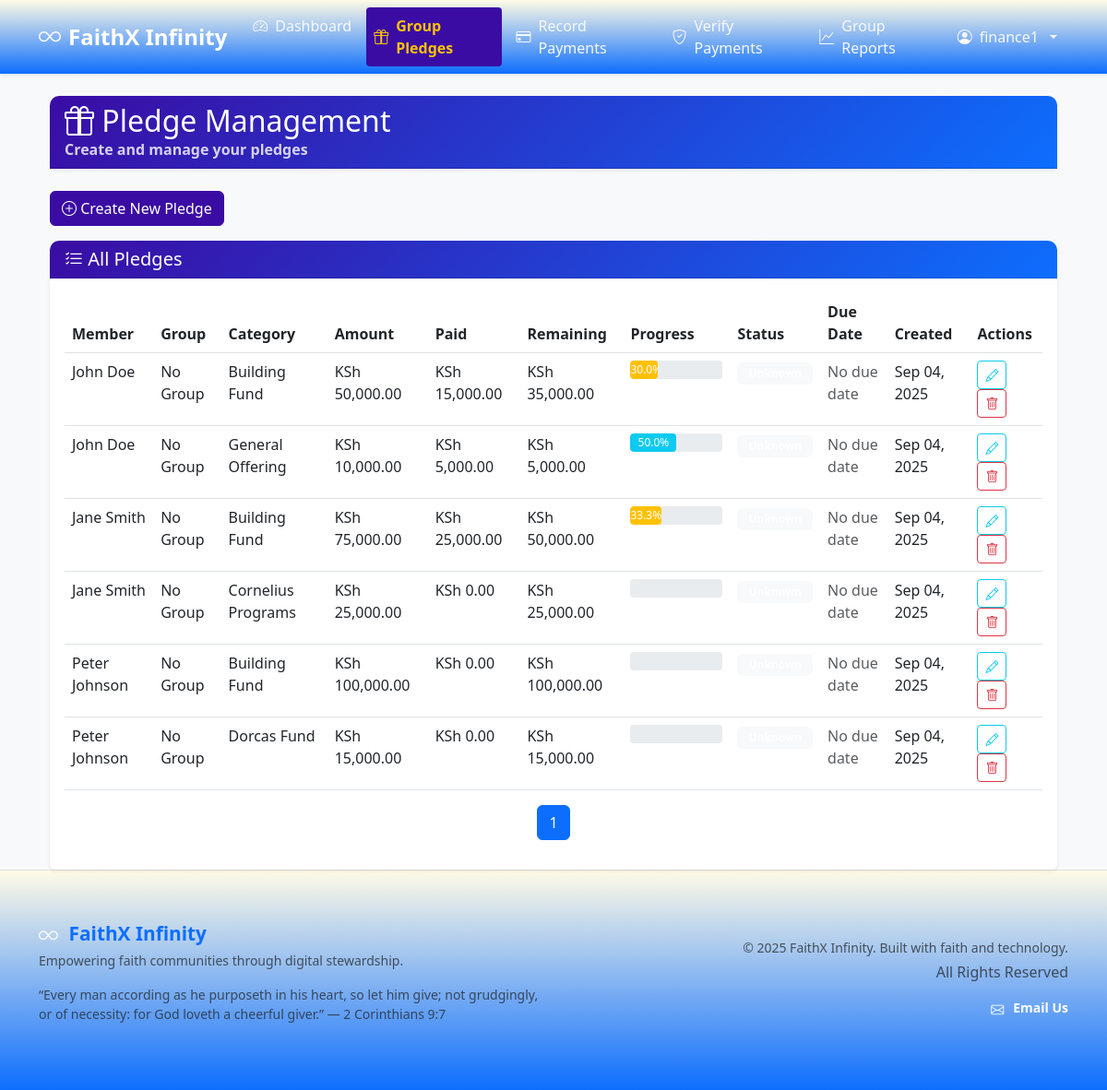
/index.php?page=pledges (signed in), run on the app's committed database.
### tables this page shows
CREATE TABLE IF NOT EXISTS pledges (
    pledge_id INT AUTO_INCREMENT PRIMARY KEY,
    member_id INT NOT NULL,
    group_id INT,
    category_id INT,
    amount DECIMAL(12,2) NOT NULL,
    pledge_date DATE NOT NULL,
    due_date DATE,
    target_date DATE,
    payment_schedule ENUM('weekly','monthly','quarterly','annually','one_time') DEFAULT 'one_time',
    installment_amount DECIMAL(12,2),
    notes TEXT,
    status ENUM('active','pending','completed','delayed','cancelled','overdue','on_hold') DEFAULT 'active',
    reminder_sent TINYINT(1) DEFAULT 0,
    last_reminder_date DATE,
    reminder_count INT DEFAULT 0,
    modification_count INT DEFAULT 0,
    last_modified_date DATE,
    created_by INT,
    approved_by INT,
    approval_date TIMESTAMP NULL,
    created_at TIMESTAMP DEFAULT CURRENT_TIMESTAMP,
    updated_at TIMESTAMP DEFAULT CURRENT_TIMESTAMP ON UPDATE CURRENT_TIMESTAMP,
    FOREIGN KEY (member_id) REFERENCES members(member_id),
    FOREIGN KEY (group_id) REFERENCES groups(group_id),
    FOREIGN KEY (category_id) REFERENCES pledge_categories(category_id),
    FOREIGN KEY (created_by) REFERENCES users(user_id),
    FOREIGN KEY (approved_by) REFERENCES users(user_id)
);

CREATE TABLE IF NOT EXISTS members (
    member_id INT AUTO_INCREMENT PRIMARY KEY,
    user_id INT NOT NULL,
    first_name VARCHAR(100),
    last_name VARCHAR(100),
    phone VARCHAR(20),
    group_id INT,
    join_date DATE,
    joined_at TIMESTAMP DEFAULT CURRENT_TIMESTAMP,
    FOREIGN KEY (user_id) REFERENCES users(user_id),
    FOREIGN KEY (group_id) REFERENCES groups(group_id)
);

CREATE TABLE IF NOT EXISTS pledge_categories (
    category_id INT AUTO_INCREMENT PRIMARY KEY,
    group_id INT,
    category_name VARCHAR(100) NOT NULL,
    description TEXT,
    is_active TINYINT(1) DEFAULT 1,
    created_by INT,
    created_at TIMESTAMP DEFAULT CURRENT_TIMESTAMP,
    FOREIGN KEY (group_id) REFERENCES groups(group_id),
    FOREIGN KEY (created_by) REFERENCES users(user_id)
);

### views/pledges.php (the view, shortened to what this page needs)
<?php
$user_id = $_SESSION['user_id'];
$role = $_SESSION['role'];
$page = isset($_GET['p']) ? (int)$_GET['p'] : 1;
$limit = 10;
$offset = ($page - 1) * $limit;
$pledges = [];
try {
    $count_sql = "SELECT COUNT(*) FROM pledges p";
    $sql = "SELECT p.*, pc.category_name, m.first_name, m.last_name, g.group_name, COALESCE(SUM(t.amount_paid), 0) as paid_amount, (p.amount - COALESCE(SUM(t.amount_paid), 0)) as remaining_amount FROM pledges p JOIN members m ON p.member_id = m.member_id LEFT JOIN pledge_categories pc ON p.category_id = pc.category_id LEFT JOIN groups g ON p.group_id = g.group_id LEFT JOIN transactions t ON p.pledge_id = t.pledge_id";
    $stmt = $pdo->prepare($count_sql);
    if ($role !== 'system_admin' && $role !== 'finance_officer' && $role !== 'chief_finance_officer') {
        $stmt->execute([$user_id]);
    }
    else {
        $stmt->execute();
    }
    $total_pledges = $stmt->fetchColumn();
    $total_pages = ceil($total_pledges / $limit);
    $sql .= " GROUP BY p.pledge_id ORDER BY p.created_at DESC LIMIT ? OFFSET ?";
    $stmt = $pdo->prepare($sql);
    if ($role !== 'system_admin' && $role !== 'finance_officer' && $role !== 'chief_finance_officer') {
        $stmt->bindValue(1, $user_id, PDO::PARAM_INT);
        $stmt->bindValue(2, $limit, PDO::PARAM_INT);
        $stmt->bindValue(3, $offset, PDO::PARAM_INT);
    } else {
        $stmt->bindValue(1, $limit, PDO::PARAM_INT);
        $stmt->bindValue(2, $offset, PDO::PARAM_INT);
    }
    $stmt->execute();
    $pledges = $stmt->fetchAll(PDO::FETCH_ASSOC);
} catch (Exception $e) {
    $error_message = "Error loading pledges: " . $e->getMessage();
}
?>
<div class="container-fluid">
    <div class="row mb-4">
        <div class="col-12">
            <div class="card">
                <div class="card-header gradient-header">
                    <h2 class="mb-0"><i class="bi bi-gift"></i> Pledge Management</h2>
                    <p class="mb-0">Create and manage your pledges</p>
                </div>
            </div>
        </div>
    </div>
    <div class="row mb-3">
        <div class="col-12">
            <button class="btn btn-primary" data-bs-toggle="modal" data-bs-target="#createPledgeModal">
                <i class="bi bi-plus-circle"></i> Create New Pledge
            </button>
        </div>
    </div>
    <div class="row">
        <div class="col-12">
            <div class="card">
                <div class="card-header gradient-header">
                    <h5 class="mb-0">
                        <i class="bi bi-list-check"></i>
                        <?= $role === 'member' ? 'My Pledges' : 'All Pledges' ?>
                    </h5>
                </div>
                <div class="card-body">
                    <?php if (!empty($pledges)): ?>
                    <div class="table-responsive">
                        <table class="table table-hover">
                            <thead>
                                <tr>
                                    <?php if ($role !== 'member'): ?>
                                    <th>Member</th>
                                    <th>Group</th>
                                    <?php endif; ?>
                                    <th>Category</th>
                                    <th>Amount</th>
                                    <th>Paid</th>
                                    <th>Remaining</th>
                                    <th>Progress</th>
                                    <th>Status</th>
                                    <th>Due Date</th>
                                    <th>Created</th>
                                    <th>Actions</th>
                                </tr>
                            </thead>
                            <tbody>
                                <?php foreach ($pledges as $pledge): ?>
                                <?php
                                $pledge_amount = $pledge['amount'] ?? 0;
                                $paid_amount = $pledge['paid_amount'] ?? 0;
                                $remaining_amount = $pledge['remaining_amount'] ?? 0;
                                $progress = $pledge_amount > 0 ?
                                    ($paid_amount / $pledge_amount) * 100 : 0;
                                $display_progress = min(100, $progress);
                                $progress_class = $progress >= 100 ? 'bg-success' : ($progress >= 50 ? 'bg-info' : 'bg-warning');
                                ?>
                                <tr class="<?= getOverdueIndicator($pledge) ?>">
                                    <?php if ($role !== 'member'): ?>
                                    <td><?= htmlspecialchars($pledge['first_name'] . ' ' . $pledge['last_name']) ?></td>
                                    <td><?= htmlspecialchars($pledge['group_name'] ?? 'No Group') ?></td>
                                    <?php endif; ?>
                                    <td><?= htmlspecialchars($pledge['category_name'] ?? 'General') ?></td>
                                    <td><?= formatCurrency($pledge_amount) ?></td>
                                    <td><?= formatCurrency($paid_amount) ?></td>
                                    <td><?= formatCurrency($remaining_amount) ?></td>
                                    <td>
                                        <div class="progress" style="width: 100px; height: 20px;">
                                            <div class="progress-bar <?= $progress_class ?>"
                                                 style="width: <?= $display_progress ?>%">
                                                <?= number_format($progress, 1) ?>%
                                            </div>
                                        </div>
                                    </td>
                                    <td><?= getStatusBadge($pledge['status']) ?></td>
                                    <td>
                                        <?php if ($pledge['due_date']): ?>
                                        <?= formatDate($pledge['due_date']) ?>
                                        <?php else: ?>
                                        <span class="text-muted">No due date</span>
                                        <?php endif; ?>
                                    </td>
                                    <td><?= formatDate($pledge['created_at']) ?></td>
                                    <td>
                                        <?php if ($role !== 'elder_admin'):  ?>
                                            <?php if ($role === 'member' && $pledge['status'] === 'active'): ?>
                                            <button class="btn btn-sm btn-outline-primary ms-1"
                                                    onclick="editPledge(<?= $pledge['pledge_id'] ?>, '<?= htmlspecialchars($pledge['payment_schedule']) ?>')">
                                                <i class="bi bi-pencil"></i>
                                            </button>
                                            <?php elseif (in_array($role, ['finance_officer', 'chief_finance_officer', 'system_admin'])):  ?>
                                            <?php if ($role !== 'system_admin'):  ?>
                                            <button class="btn btn-sm btn-outline-info" data-bs-toggle="modal" data-bs-target="#editPledgeModal" data-pledge='<?= json_encode($pledge) ?>'><i class="bi bi-pencil"></i></button>
                                            <?php endif; ?>
                                            <button class="btn btn-sm btn-outline-danger" onclick="deletePledge(<?= $pledge['pledge_id'] ?>)"><i class="bi bi-trash"></i></button>
                                            <?php endif; ?>
                                        <?php endif; ?>
                                    </td>
                                </tr>
                                <?php endforeach; ?>
                            </tbody>
                        </table>
                    </div>
                    <nav aria-label="Page navigation">
                        <ul class="pagination justify-content-center">
                            <?php for ($i = 1; $i <= $total_pages; $i++): ?>
                                <li class="page-item <?= $i == $page ? 'active' : '' ?>"><a class="page-link" href="index.php?page=pledges&p=<?= $i ?>"><?= $i ?></a></li>
                            <?php endfor; ?>
                        </ul>
                    </nav>
                    <?php endif; ?>
                </div>
            </div>
        </div>
    </div>
</div>

### assets/css/style.css (style rules this page uses)
:root { --primary-color: #0d6efd; --secondary-color: #3a0ca3; --success-color: #198754; --warning-color: #ffc107; --danger-color: #dc3545; --light-color: #f8f9fa; --dark-color: #212529; }
body { font-family: 'Segoe UI', Tahoma, Geneva, Verdana, sans-serif; background-color: #f8f9fa; }
.card { border: none; box-shadow: 0 0.125rem 0.25rem rgba(0, 0, 0, 0.075); transition: box-shadow 0.15s ease-in-out; }
.card-header { background-color: var(--light-color); border-bottom: 1px solid rgba(0, 0, 0, 0.125); font-weight: 600; }
.progress { height: 8px; border-radius: 4px; }
.progress-bar { border-radius: 4px; }
.table { background-color: white; }
.table th { border-top: none; font-weight: 600; color: var(--dark-color); }
.btn-primary { background-color: var(--primary-color); border-color: var(--primary-color); }
.badge { font-size: 0.75em; padding: 0.375rem 0.75rem; }
:root { --primary-color: #3a0ca3; }
.card-header.gradient-header { background: linear-gradient(135deg, #3a0ca3 0%, #0d6efd 100%) !important; color: white !important; border-radius: 10px 10px 0 0 !important; }
.card-header.gradient-header h1, .card-header.gradient-header h2, .card-header.gradient-header h3, .card-header.gradient-header h4, .card-header.gradient-header h5, .card-header.gradient-header h6 { color: white !important; margin-bottom: 0; }
.card-header.gradient-header p { color: rgba(255, 255, 255, 0.8) !important; margin-bottom: 0; }

### data on the page
pledges: member.last_name "John Doe", group_name "No Group", category.category_name "Building Fund", amount "KSh 50,000.00", paid_amount "KSh 15,000.00", remaining_amount "KSh 35,000.00", $display_progress 30 (drawn), progress "30.0", shows "No due date", created_at "Sep 04, 2025"
pledges: member.last_name "John Doe", group_name "No Group", category.category_name "General Offering", amount "KSh 10,000.00", paid_amount "KSh 5,000.00", remaining_amount "KSh 5,000.00", $display_progress 50 (drawn), progress "50.0", shows "No due date", created_at "Sep 04, 2025"
pledges: member.last_name "Jane Smith", group_name "No Group", category.category_name "Building Fund", amount "KSh 75,000.00", paid_amount "KSh 25,000.00", remaining_amount "KSh 50,000.00", $display_progress 33.333333333333 (drawn), progress "33.3", shows "No due date", created_at "Sep 04, 2025"
pledges: member.last_name "Jane Smith", group_name "No Group", category.category_name "Cornelius Programs", amount "KSh 25,000.00", paid_amount "KSh 0.00", remaining_amount "KSh 25,000.00", shows "No due date", created_at "Sep 04, 2025"
pledges: member.last_name "Peter Johnson", group_name "No Group", category.category_name "Building Fund", amount "KSh 100,000.00", paid_amount "KSh 0.00", remaining_amount "KSh 100,000.00", shows "No due date", created_at "Sep 04, 2025"
pledges: member.last_name "Peter Johnson", group_name "No Group", category.category_name "Dorcas Fund", amount "KSh 15,000.00", paid_amount "KSh 0.00", remaining_amount "KSh 15,000.00", shows "No due date", created_at "Sep 04, 2025"

### other printed values
$_SESSION['username'] "finance1"
